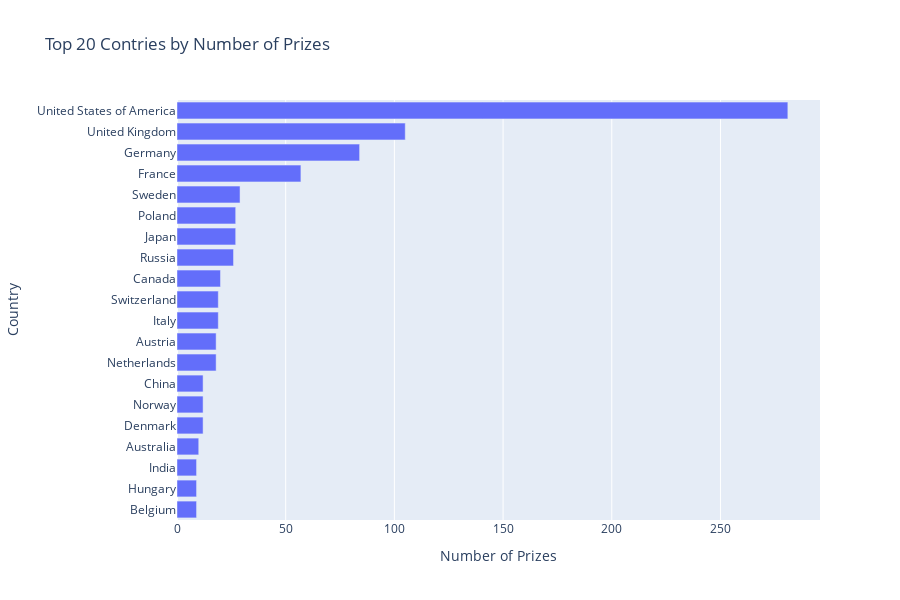

The code cell stored with this chart in its notebook:
### Code cell
h_bar = px.bar(x = top20_countries.prize,
               y = top20_countries.birth_country_current,
               title="Top 20 Contries by Number of Prizes",
               orientation='h',
               width=900,
               height=600
               )
h_bar.update_layout(xaxis_title="Number of Prizes", yaxis_title="Country")

h_bar.show()

### Figure 1 — Plotly figure (JSON) as saved in the notebook; plotly's stock layout.template omitted (floating-point values rounded to 4 significant figures)
{"data": [{"alignmentgroup": "True", "hovertemplate": "x=%{x}<br>y=%{y}<extra></extra>", "legendgroup": "", "marker": {"color": "#636efa"}, "name": "", "offsetgroup": "", "orientation": "h", "showlegend": false, "textposition": "auto", "type": "bar", "x": [9, 9, 9, 10, 12, 12, 12, 18, 18, 19, 19, 20, 26, 27, 27, 29, 57, 84, 105, 281], "xaxis": "x", "y": ["Belgium", "Hungary", "India", "Australia", "Denmark", "Norway", "China", "Netherlands", "Austria", "Italy", "Switzerland", "Canada", "Russia", "Japan", "Poland", "Sweden", "France", "Germany", "United Kingdom", "United States of America"], "yaxis": "y"}], "layout": {"barmode": "relative", "height": 600, "legend": {"tracegroupgap": 0}, "title": {"text": "Top 20 Contries by Number of Prizes"}, "width": 900, "xaxis": {"anchor": "y", "domain": [0, 1], "title": {"text": "Number of Prizes"}}, "yaxis": {"anchor": "x", "domain": [0, 1], "title": {"text": "Country"}}}}
